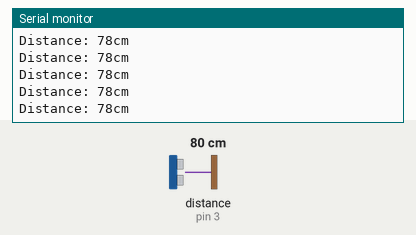
Recording of a sketch running on a simulated Arduino Uno, built with avr-gcc and run on an emulated ATmega328P. On the bench: the last lines printed to the serial monitor. Wiring (inferred from the names in the program): ultrasonic range finder: trigger pin 2; echo pin 3. The inputs (shaded band) are chosen by the test bench; at power-on: distance to the obstacle (sensor on pin 3) 80 cm. The echo pulse lasts 58.3 µs per cm.

Above: at 1.2 s.
1.3 s: distance to the obstacle (sensor on pin 3) set to 35 cm
At 1.34 s:
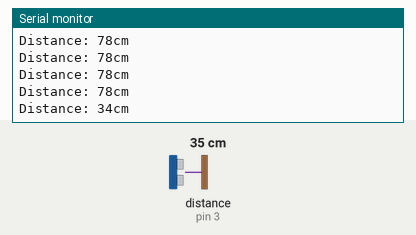
4.3 s: distance to the obstacle (sensor on pin 3) set to 4 cm
At 4.3 s:
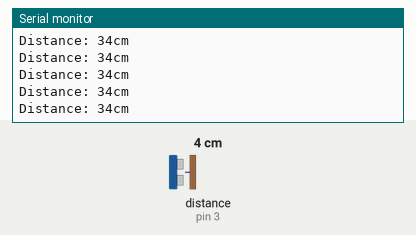
7.3 s: distance to the obstacle (sensor on pin 3) set to 2 cm
At 7.31 s:
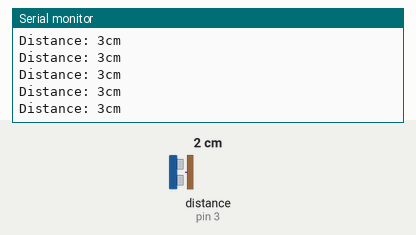
10.3 s: distance to the obstacle (sensor on pin 3) set to 18 cm
At 10.31 s:
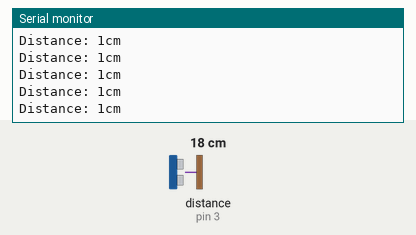
13.3 s: distance to the obstacle (sensor on pin 3) set to 120 cm
At 13.36 s:
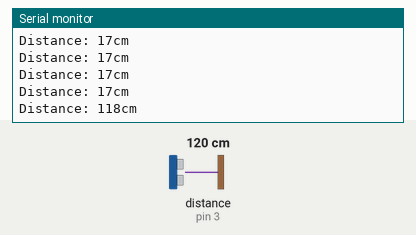
Timing chart, 0 to 16.3 s (numbered marks = the images above; inputs shaded):
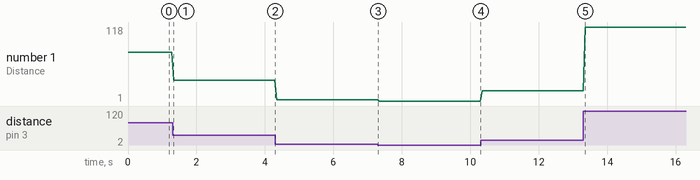

The sketch:

simple-ultrasonic-serial.ino
```cpp
// (licence header left out)
#define triggerPin 2 // define triggerPin as Pin 2
#define echoPin 3 // define echoPin as Pin 3

void setup() {
  pinMode(triggerPin, OUTPUT); // configure triggerPin as an OUTPUT pin
  pinMode(echoPin, INPUT); // configure echoPin as an INPUT pin
  Serial.begin(9600); // start serial communication at 9,600 baud
}

void loop() {
  // briefly clear the triggerPin
  digitalWrite(triggerPin, LOW);
  delayMicroseconds(2);
  // set the triggerPin HIGH for 10 microseconds
  digitalWrite(triggerPin, HIGH);
  delayMicroseconds(10);
  digitalWrite(triggerPin, LOW);
  int duration = pulseIn(echoPin, HIGH); // read the echoPin
  int distance = duration * 0.034 / 2; // calculate the distance in cm
  // send a message to the serial port
  Serial.print("Distance: ");
  Serial.print(distance);
  Serial.println("cm");
  // add a delay to throttle traffic
  delay(50);
}
```

Measured:
- after the input at 1.3 s, the serial monitor: prints a new line at once (image 1)
- after the input at 13.3 s, the serial monitor: prints a new line after 0.05 s (image 5)
- plotted number 1: 78 → 34 after the input at 1.3 s, 34 → 3 after the input at 4.3 s, 3 → 1 after the input at 7.3 s, 1 → 17 after the input at 10.3 s, 17 → 118 after the input at 13.3 s
